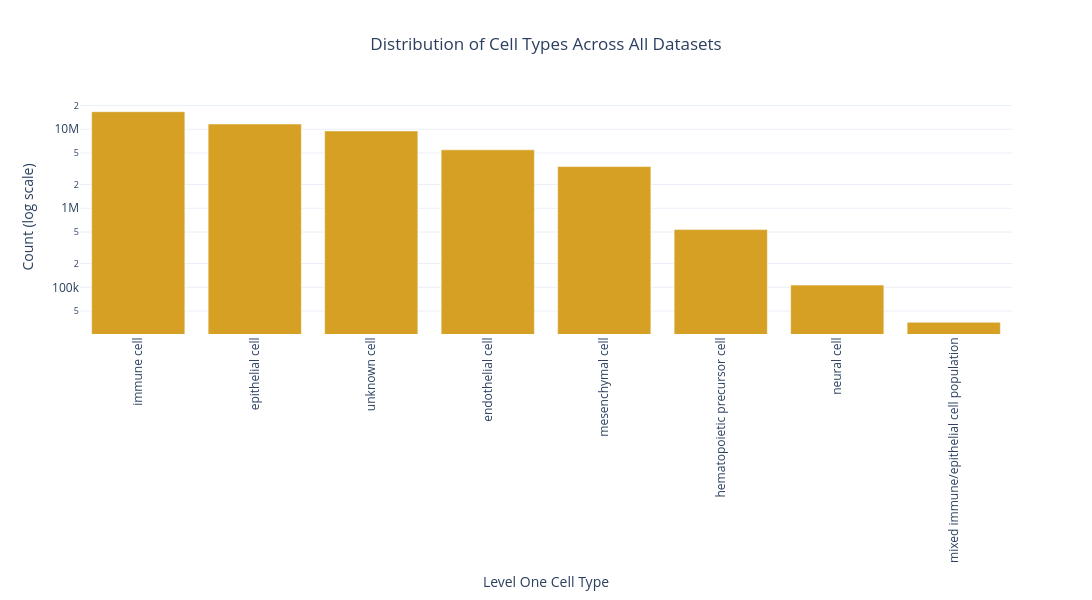

Here is the notebook cell this chart was saved with:
### Code cell
create_bar_distribution_plot(df_all_data, cell_type_level='Level One Cell Type', log_scale=True)

### Figure 1 — Plotly figure (JSON) as saved in the notebook; plotly's stock layout.template omitted (floating-point values rounded to 4 significant figures)
{"data": [{"hovertemplate": "Cell Type=%{x}<br>Count=%{y}<extra></extra>", "legendgroup": "", "marker": {"color": "#D5A023", "pattern": {"shape": ""}}, "name": "", "orientation": "v", "showlegend": false, "textposition": "auto", "type": "bar", "x": ["immune cell", "epithelial cell", "unknown cell", "endothelial cell", "mesenchymal cell", "hematopoietic precursor cell", "neural cell", "mixed immune/epithelial cell population"], "xaxis": "x", "y": [16663473, 11641871, 9509783, 5485101, 3369070, 537557, 106569, 36072], "yaxis": "y"}], "layout": {"barmode": "relative", "height": 600, "legend": {"tracegroupgap": 0}, "margin": {"b": 150}, "showlegend": false, "title": {"text": "Distribution of Cell Types Across All Datasets", "x": 0.5}, "width": 1200, "xaxis": {"anchor": "y", "domain": [0, 1], "tickangle": -90, "title": {"text": "Level One Cell Type"}}, "yaxis": {"anchor": "x", "domain": [0, 1], "title": {"text": "Count (log scale)"}, "type": "log"}}}
